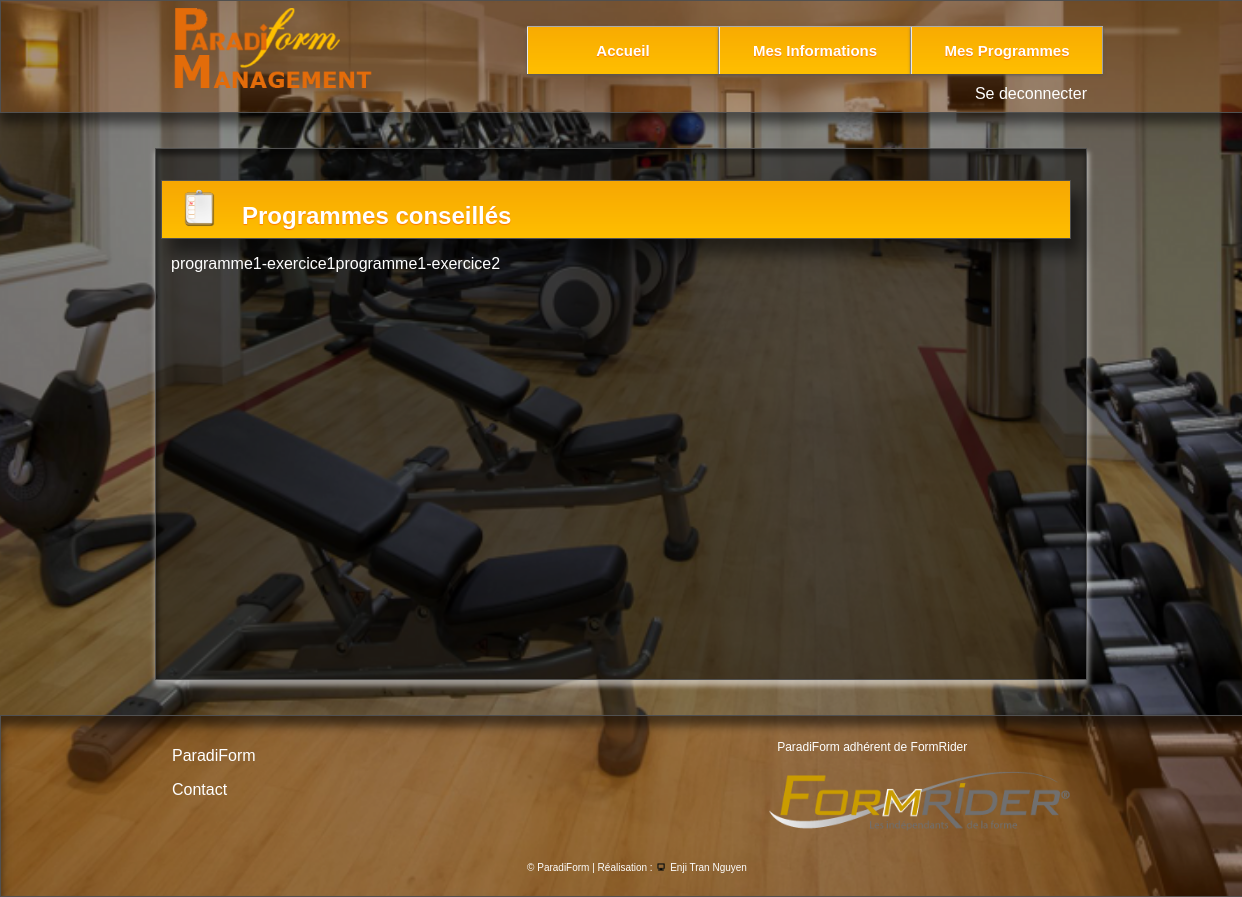
The page /espace/voir_programme_perso.php (signed in) on the database its author committed.
### tables this page shows
create table effectuer( id_programme int (5)not NULL,
id_exercice int(5) not NULL,
foreign key(id_programme) REFERENCES programme(id_programme),
foreign key (id_exercice) REFERENCES exercice(id_exercice)
);

create table programme (id_programme int(5) auto_increment not NULL, 
nom varchar(10),
muscle_travaille varchar (255),
difficulte varchar(10),
type varchar(20), 
primary key (id_programme)
);

create table exercice(id_exercice int(5) auto_increment not NULL,
nom varchar(50),
commentaire varchar(100),
biceps varchar(25),
quadriceps varchar(25),
pectoraux varchar(25),
cuisses varchar(25),
mollets varchar(25),
dos varchar(25),
abdominaux varchar(25),
triceps varchar(25),
epaules varchar(25),
primary key(id_exercice)
);

### espace/voir_programme_perso.php (the view, shortened to what this page needs)
<!DOCTYPE html>
	<?php
if($_SESSION['type']=='abonne')
{?>
<html>
<head>
<link href="styles/styles.css" media="all" rel="stylesheet" type="text/css">
<link href="styles/menu.css" media="all" rel="stylesheet" type="text/css">
</head>
<body>
<div class="header">
	<?php include "header/header.php"; ?></div>
<div class="content">
	<h1><img src="pictures/programmes.png" alt="Programmes" height="40px" width="45px" style="margin-bottom: -5px;" />&nbsp;&nbsp;
	Programmes conseillés</h1>
<?php
        try
	{
		$bdd = new PDO('mysql:host=localhost;dbname=salle_musculation', 'root', '');
	}
	catch (Exception $e)
	{
			die('Erreur : ' . $e->getMessage());
	}
$reponse = $bdd->query("SELECT * FROM programme where id_programme='".$_SESSION['id']."'");
while ($donnees = $reponse->fetch())
{
$requete = $bdd->query("SELECT * from exercice, effectuer where exercice.id_exercice = effectuer.id_exercice and id_programme='".$_SESSION['id']."'");
while ($req = $requete->fetch())
{
   if($donnees['nom'] = $donnees['nom'])
{
   echo $donnees['nom']."-".$req['nom'];
   }
   else
   { echo $donnees['nom']."-".$req['nom']."<br>";
   }
}
}
?>
</div>
<div class="footer">
	<?php
}else{
	header('location:connexion.php');
}
	include "footer/footer.php"; ?></div>
</body>
</html>

### espace/styles/styles.css (style rules this page uses)
h1 { background: url("../pictures/gradient-bg.png") repeat-x bottom; padding:8px; padding-left:15px; font-size:24px; margin-left:-10px; box-shadow: 10px 15px 15px rgba(0, 0, 0, 0.5); border: 1px #505050 solid; text-shadow: 0 1px 1px #ff7800; }
html, body { font-family: "Verdana",sans-serif; background: url('../pictures/bg.png') center center fixed; color:#FFFFFF; background-repeat: repeat-x; -webkit-background-size: cover; -moz-background-size: cover; -o-background-size: cover; background-size: cover; margin:0; padding:0 }
body { background-image: url('../pictures/background.png'); margin: 0; padding: 0; border: 0; }
.content { margin: auto; margin-top: 35px; margin-bottom: 35px; width: 900px; min-width: 600px; min-height: 500px; border: 1px #505050 solid; background-image:url("../pictures/bgContent.png"); box-shadow: 1px 5px 5px 1px rgba(0, 0, 0, 0.5) inset, 1px 5px 5px 1px rgba(255, 255, 255, 0.5); padding: 15px; }
.footer { width: 100%; height:150px; margin-top: 20px; border: 1px #505050 solid; padding: 15px; background-image:url("../pictures/bg.png"); box-shadow: 0px 10px 10px rgba(0, 0, 0, 0.5) inset; }

### rows shown on the page
effectuer: id_programme.nom "programme1", id_exercice.nom "exercice1"
effectuer: id_programme.nom "programme1", id_exercice.nom "exercice2"
